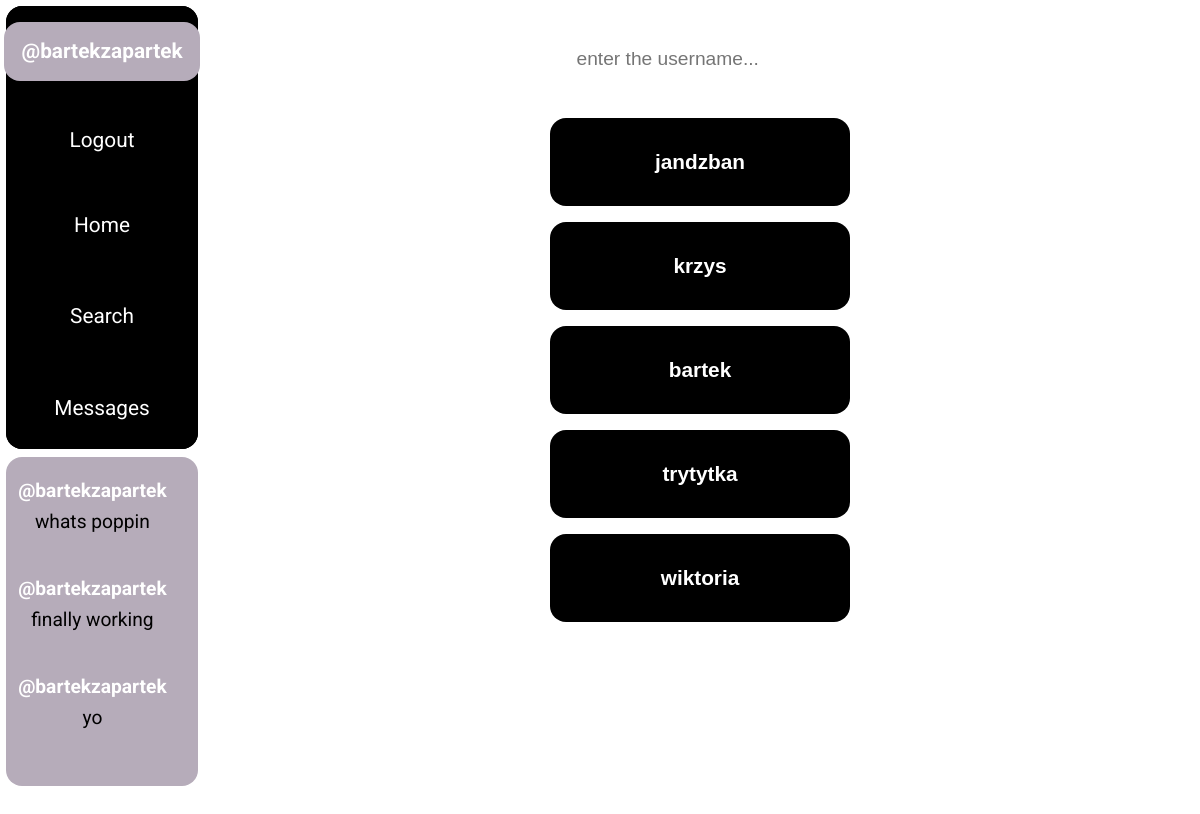
Screenshot of /create-chat/ (signed in) with the database file from the repository.
### base/models.py (models this page shows)
class Chat(models.Model):
    participant_1 = models.ForeignKey(User, on_delete = models.CASCADE, related_name = 'participant_1')
    participant_2 = models.ForeignKey(User, on_delete = models.CASCADE, related_name = 'participant_2')
    recent_message_owner = models.TextField(blank = True, null = True, default = '')
    recent_message = models.TextField(blank = True, null = True, default = '')
    created = models.DateTimeField(auto_now = True)
    updated = models.DateTimeField(auto_now_add = True)
    class Meta:
        ordering = ['-created', '-updated']

### base/views.py (the view, shortened to what this page needs)
# urls.py: path('create-chat/', views.create_chat_room_view, name = 'create-chat'),
@login_required(login_url = 'login')
def create_chat_room_view(request):
    logged_user_profile = UserProfile.objects.get(user = request.user)
    logged_user_following = logged_user_profile.following.all()
    context = {'following' : logged_user_following, 'recent_activity_chats' : get_recent_activity_chats(request)}
    return render(request, 'base/create-chat.html', context)

### base/views.py (called while the page is built)
def get_recent_activity_chats(request):
    if request.user.is_authenticated:
        return Chat.objects.filter(
            Q(participant_1 = request.user) | Q(participant_2 = request.user)
            )[:3]
    return None

### base/templates/base/create-chat.html (shortened to what this page needs)
{% extends 'main.html' %}
{% block static %}
    {% load static %}
    <link rel="stylesheet" href="{% static 'base/create-chat.css' %}">
{% endblock static %}
{% block content %}
    <div class="create-chat-section">
        <div class="create-by-username">
            <form action="" method="post">
                <input type = 'text' placeholder = "enter the username..." name = 'username'>
            </form>
        </div>
        <div class="create-by-following">
            {% for user in following %}
                <form action="" method="post">
                    <input type = 'submit' value = '{{ user.username }}' name = 'username'>
                </form>
            {% endfor %}
        </div>
    </div>
{% endblock content %}

### templates/components/user-info-component.html
<div class="user-info-content">
    {% if request.user.is_authenticated %}
    <a href = "{% url 'user-profile' request.user.username %}">
        <div class = "username-item">
                @{{ request.user.username }}
        </div>
    </a>
    <a href = "{% url 'logout' %}">
        <div class = "logout-item">
                Logout
        </div>
    </a>
    {% else %}
    <a href = "{% url 'login' %}">
        <div class = "logout-item">
                Login &#183; Register
        </div>
    </a>
    {% endif %}
</div>

### templates/components/recent-activity-component.html
<div class="recent-activity-wrapper">
    {% if errors %}
    <div class="recent-activity-messages">
        <ul>
            {% for message in messages %}
                <li>{{ message }}</li>
            {% endfor %}
        </ul>
    </div>
    {% else %}
        <div class="recent-activity-messages">
            {% for chat in recent_activity_chats %}
              <a href="{% url 'chat-content' chat.id %}">
                    <span>@{{ chat.recent_message_owner }}</span>
                    <p>{{ chat.recent_message | slice:":20" }}</p>
              </a>
            {% endfor %}
        </div>
    {% endif %}
</div>

### static/components/preconfig.css (style rules this page uses)
*, *::after, *::before { box-sizing: border-box; padding: 0; margin: 0; }
a, input, label, p { text-decoration: none; color: black; border: none; }

### static/components/user-info-component.css (style rules this page uses)
.user-info-content { display: flex; flex-direction: column; align-items: center; justify-content: space-around; width: 100%; height: 40%; background-color: black; color: white; font-size: 1.3rem; border-radius: 1rem; }
.username-item { padding: 1.1rem; font-weight: 700; background-color: rgb(182, 172, 186); border-radius: 1rem; color: white; transition: padding 0.3s, color 0.3s; }
.logout-item { padding: 1rem; color: white; border-radius: 1rem; transition: padding 0.3s, background-color 0.3s, color 0.3s; }

### static/components/recent-activity-component.css (style rules this page uses)
.recent-activity-wrapper { display: flex; justify-content: center; width: 90%; height: 90%; }
.recent-activity-messages { display: flex; flex-direction: column; width: 80%; }
.recent-activity-messages > a { display: flex; flex-direction: column; justify-content: center; align-items: center; width: 100%; height: 33%; gap: 0.5rem; }
.recent-activity-messages > a > p { font-size: 1.2rem; }
.recent-activity-messages > a > span { color: white; font-weight: 700; font-size: 1.2rem; }

### base/static/base/create-chat.css (style rules this page uses)
.create-chat-section { display: flex; flex-direction: column; gap: 1rem; align-items: center; width: 100%; height: 100%; margin-top: 1rem; }
.create-by-username > form > input { padding: 2rem; border-radius: 1rem; font-size: 1.2rem; transition: background-color 0.5s, color 0.5s, padding 0.5s; }
.create-by-following { display: flex; flex-direction: column; align-items: center; gap: 1rem; width: 100%; }
.create-by-following > form { width: 30%; height: 30%; }
.create-by-following > form > input { display: flex; flex-direction: column; justify-content: center; align-items: center; padding: 2rem; border-radius: 1rem; font-size: 1.3rem; background-color: black; color: white; font-weight: 700; width: 100%; height: 100%; transition: background-color 0.5s, color 0.5s, padding 0.5s; }

### rows the page displays
Chat: recent_message_owner "bartekzapartek", recent_message "whats poppin"
Chat: recent_message_owner "bartekzapartek", recent_message "finally working"
Chat: recent_message_owner "bartekzapartek", recent_message "yo"

### other values shown
{{ request.user.username }} "bartekzapartek"
